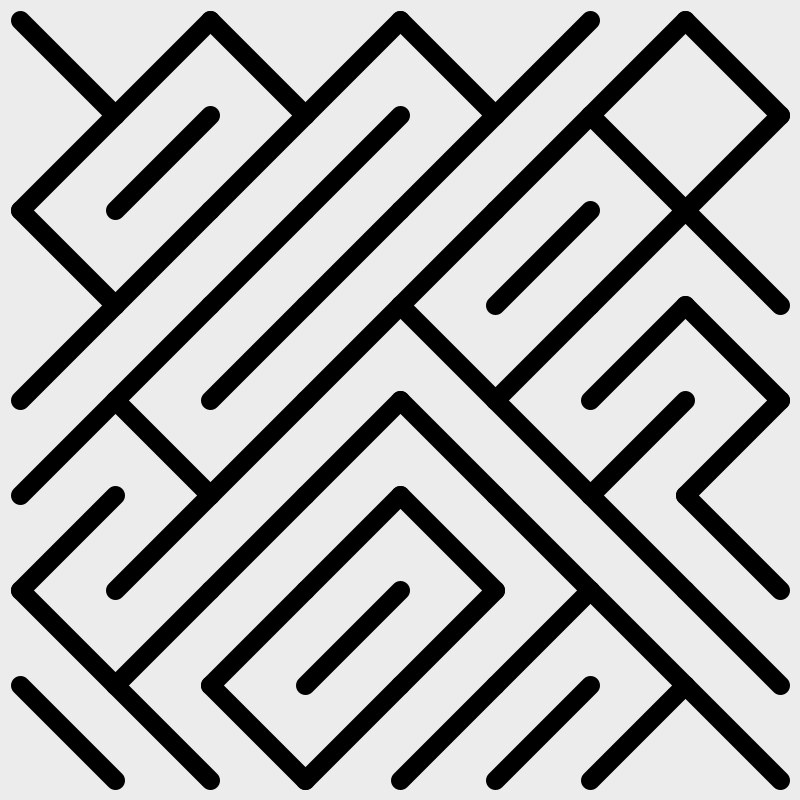
Frame 1 (no input)
Frame 60 (the mouse pressed at the canvas centre just before this capture): identical to frame 1, image omitted
Frame 120 (the mouse held since frame 60 and released just before this capture): identical to frame 1, image omitted

The Processing sketch that drew this single still picture (run headless with seeded random() and noise(); from frame 60 on, the mouse is pressed at the canvas centre):

// Processing sketch: build
// ── build.pde
int rows = 8;
int margin = 20;
float spacing;
float thickness;

void setup() {
	size(800,800);
	smooth();

	if (rows == 0) rows = 1;
	spacing = (width-margin*2)/rows;
	thickness = spacing/5;

	stroke(#000000);
	strokeWeight(thickness);
	strokeCap(ROUND);

	createStuff();
}

void createStuff() {
	background(#ECECEC);
	for (int y = margin; y <= height-margin-spacing; y+=spacing) {
		for (int x = margin; x <= width-margin-spacing; x+=spacing) {
			if (random(1) > 0.50) {
				line(x,y,x+spacing, y+spacing);
			}	
			else {
				line(x+spacing,y,x, y+spacing);
			}	
		}
	}
}

void draw() {

}

void keyPressed() {
	createStuff();
}
